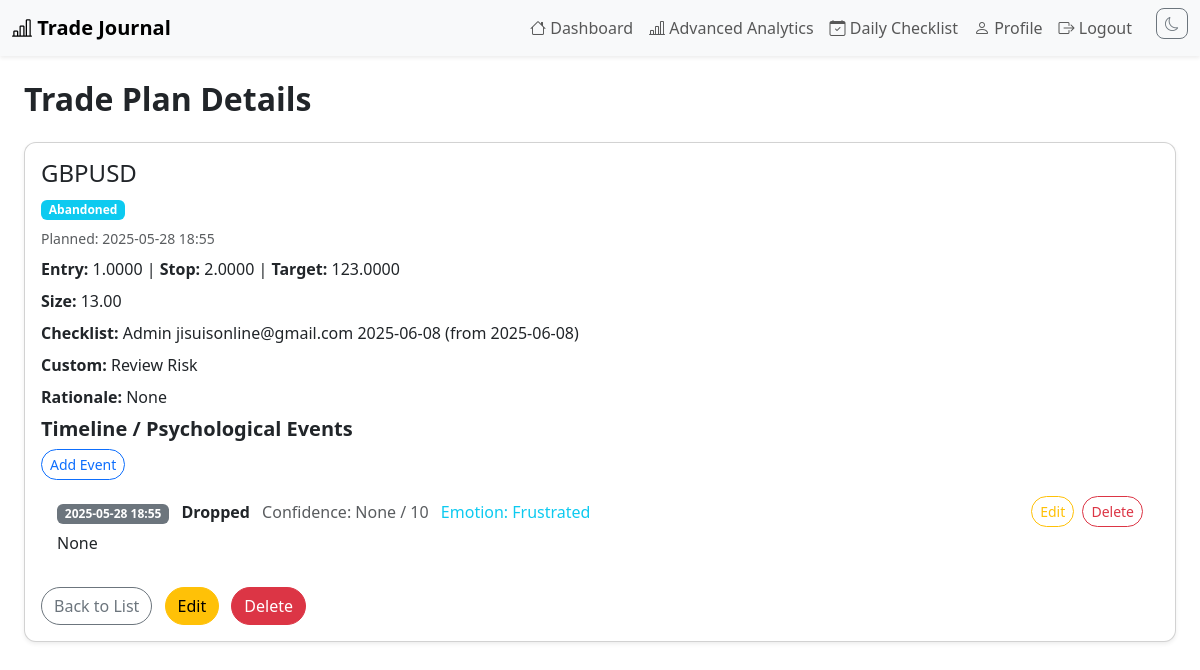
Page /trade-plans/3/ (signed in) on the committed database.
### core/models.py (models this page shows, shortened)
class TradePlan(models.Model):
    STATUS_CHOICES = [
        ('planned', 'Planned'),
        ('executed', 'Executed'),
        ('abandoned', 'Abandoned'),
    ]
    user = models.ForeignKey('User', on_delete=models.CASCADE)
    instrument = models.ForeignKey('Instrument', on_delete=models.CASCADE)
    planned_entry = models.DecimalField(max_digits=12, decimal_places=4, blank=True, null=True)
    planned_stop = models.DecimalField(max_digits=12, decimal_places=4, blank=True, null=True)
    planned_target = models.DecimalField(max_digits=12, decimal_places=4, blank=True, null=True)
    planned_size = models.DecimalField(max_digits=12, decimal_places=2, blank=True, null=True)
    planned_at = models.DateTimeField(auto_now_add=True)
    checklist_template = models.ForeignKey('DailyChecklistTemplate', on_delete=models.SET_NULL, blank=True, null=True)
    rationale = models.TextField(blank=True)
    status = models.CharField(max_length=10, choices=STATUS_CHOICES, default='planned')
    custom_checklist = models.TextField(blank=True, help_text='Comma-separated custom checklist items')

class Instrument(models.Model):
    name = models.CharField(max_length=50, unique=True)
    def __str__(self):
        return self.name

class DailyChecklistTemplate(models.Model):
    name = models.CharField(max_length=100, default='Default')
    effective_date = models.DateField(help_text='Checklist applies from this date (inclusive)')
    created_at = models.DateTimeField(auto_now_add=True)
    updated_at = models.DateTimeField(auto_now=True)
    class Meta:
        ordering = ['-effective_date']
    def __str__(self):
        return f"{self.name} (from {self.effective_date})"

class TradePlanEvent(models.Model):
    trade_plan = models.ForeignKey(TradePlan, on_delete=models.CASCADE, related_name='events')
    timestamp = models.DateTimeField(auto_now_add=True)
    description = models.TextField()
    emotion = models.CharField(max_length=100, blank=True)
    confidence = models.IntegerField(blank=True, null=True, help_text='0-100 scale')
    action = models.CharField(max_length=100, blank=True, help_text='E.g. Observed, Planned, Executed, Dropped')

### core/views.py (the view)
# urls.py: path('trade-plans/<int:pk>/', views.trade_plan_detail_view, name='trade_plan_detail'),
@login_required
def trade_plan_detail_view(request, pk):
    plan = get_object_or_404(TradePlan, pk=pk, user=request.user)
    return render(request, 'trade_plan_detail.html', {'plan': plan})

### core/templates/trade_plan_detail.html (shortened to what this page needs)
{% extends 'base.html' %}
{% block content %}
<div class="container my-4">
  <h2 class="fw-bold mb-4">Trade Plan Details</h2>
  <div class="card shadow-sm mb-4">
    <div class="card-body">
      <h4 class="card-title">{{ plan.instrument }}</h4>
      <div class="mb-2"><span class="badge bg-info">{{ plan.get_status_display }}</span></div>
      <div class="mb-2 text-muted small">Planned: {{ plan.planned_at|date:'Y-m-d H:i' }}</div>
      <div class="mb-2"><strong>Entry:</strong> {{ plan.planned_entry }} | <strong>Stop:</strong> {{ plan.planned_stop }} | <strong>Target:</strong> {{ plan.planned_target }}</div>
      <div class="mb-2"><strong>Size:</strong> {{ plan.planned_size }}</div>
      <div class="mb-2"><strong>Checklist:</strong> {{ plan.checklist_template }}</div>
      <div class="mb-2"><strong>Custom:</strong> {{ plan.custom_checklist }}</div>
      <div class="mb-2"><strong>Rationale:</strong> <span class="text-break">{{ plan.rationale }}</span></div>
      <div class="mb-4">
        <h5 class="fw-bold">Timeline / Psychological Events</h5>
        <a href="{% url 'trade_plan_event_add' plan.pk %}" class="btn btn-sm btn-outline-primary rounded-pill mb-2">Add Event</a>
        {% if plan.events.all %}
        <ul class="list-group list-group-flush">
          {% for event in plan.events.all %}
          <li class="list-group-item">
            <div class="d-flex justify-content-between align-items-center">
              <div>
                <span class="badge bg-secondary me-2">{{ event.timestamp|date:'Y-m-d H:i' }}</span>
                <span class="fw-bold">{{ event.action }}</span>
                <span class="ms-2 text-muted">Confidence: {{ event.confidence }} / 10</span>
                <span class="ms-2 text-info">Emotion: {{ event.emotion }}</span>
              </div>
              <div>
                <a href="{% url 'trade_plan_event_edit' event.pk %}" class="btn btn-sm btn-outline-warning rounded-pill me-1">Edit</a>
                <a href="{% url 'trade_plan_event_delete' event.pk %}" class="btn btn-sm btn-outline-danger rounded-pill">Delete</a>
              </div>
            </div>
            <div class="mt-1">{{ event.description }}
            </div>
          </li>
          {% empty %}
          <li class="list-group-item text-muted">No timeline events recorded yet.</li>
          {% endfor %}
        </ul>
        {% endif %}
      </div>
      <div class="mt-3">
        <a href="{% url 'trade_plan_list' %}" class="btn btn-outline-secondary rounded-pill">Back to List</a>
        <a href="{% url 'trade_plan_edit' plan.pk %}" class="btn btn-warning rounded-pill ms-2">Edit</a>
        <a href="{% url 'trade_plan_delete' plan.pk %}" class="btn btn-danger rounded-pill ms-2">Delete</a>
      </div>
    </div>
  </div>
</div>
{% endblock %}

### core/templates/base.html (style rules this page uses)
body { background: var(--bs-body-bg, #f8f9fa); }
.container { max-width: 1200px; }
.card { border-radius: 0.75rem; }
.btn { border-radius: 0.5rem; }

### rows in the picture
TradePlan: instrument "GBPUSD", status "Abandoned", planned_at "2025-05-28 18:55", planned_entry "1.0000", planned_stop "2.0000", planned_target "123.0000", planned_size "13.00", checklist_template "Admin jisuisonline@gmail.com 2025-06-08 (from 2025-06-08)", custom_checklist "Review Risk", rationale "None"
TradePlanEvent: timestamp "2025-05-28 18:55", action "Dropped", confidence "None", emotion "Frustrated", description "None"
